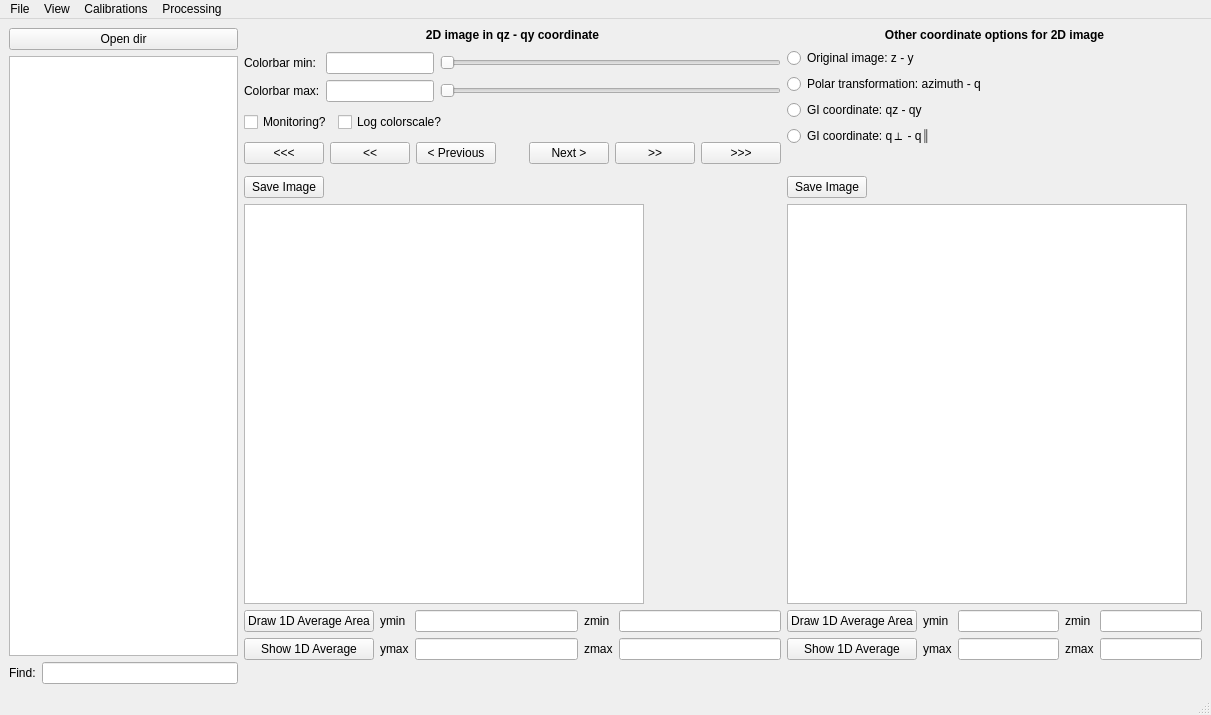
<?xml version="1.0" encoding="UTF-8"?>
<ui version="4.0">
 <class>MainWindow</class>
 <widget class="QMainWindow" name="MainWindow">
  <property name="geometry">
   <rect>
    <x>0</x>
    <y>0</y>
    <width>1211</width>
    <height>715</height>
   </rect>
  </property>
  <property name="windowTitle">
   <string>MainWindow</string>
  </property>
  <widget class="QWidget" name="centralwidget">
   <layout class="QHBoxLayout" name="horizontalLayout_2">
    <item>
     <layout class="QVBoxLayout" name="vlayout_data_list">
      <item>
       <widget class="QPushButton" name="pbutton_open">
        <property name="text">
         <string>Open dir</string>
        </property>
       </widget>
      </item>
      <item>
       <widget class="QTreeView" name="treeview_datalist"/>
      </item>
      <item>
       <layout class="QHBoxLayout" name="hlayout_find">
        <item>
         <widget class="QLabel" name="label_find">
          <property name="text">
           <string>Find:</string>
          </property>
         </widget>
        </item>
        <item>
         <widget class="QLineEdit" name="lineedit_find"/>
        </item>
       </layout>
      </item>
     </layout>
    </item>
    <item>
     <layout class="QVBoxLayout" name="vlayout_images">
      <item>
       <layout class="QGridLayout" name="glayout_left_image">
        <item row="0" column="0">
         <widget class="QLabel" name="label_left_image">
          <property name="font">
           <font>
            <weight>75</weight>
            <bold>true</bold>
           </font>
          </property>
          <property name="text">
           <string>2D image in qz - qy coordinate</string>
          </property>
          <property name="alignment">
           <set>Qt::AlignCenter</set>
          </property>
         </widget>
        </item>
        <item row="0" column="1">
         <widget class="QLabel" name="label_right_image">
          <property name="font">
           <font>
            <weight>75</weight>
            <bold>true</bold>
           </font>
          </property>
          <property name="text">
           <string>Other coordinate options for 2D image</string>
          </property>
          <property name="alignment">
           <set>Qt::AlignCenter</set>
          </property>
         </widget>
        </item>
        <item row="1" column="0">
         <layout class="QVBoxLayout" name="vlayout_left_settings">
          <item>
           <layout class="QGridLayout" name="glayout_cbar">
            <item row="0" column="0">
             <widget class="QLabel" name="label_cbar_min">
              <property name="sizePolicy">
               <sizepolicy hsizetype="Minimum" vsizetype="Preferred">
                <horstretch>0</horstretch>
                <verstretch>0</verstretch>
               </sizepolicy>
              </property>
              <property name="text">
               <string>Colorbar min:</string>
              </property>
             </widget>
            </item>
            <item row="0" column="1">
             <widget class="QLineEdit" name="lineedit_cbar_min">
              <property name="sizePolicy">
               <sizepolicy hsizetype="Preferred" vsizetype="Fixed">
                <horstretch>0</horstretch>
                <verstretch>0</verstretch>
               </sizepolicy>
              </property>
             </widget>
            </item>
            <item row="0" column="2">
             <widget class="QSlider" name="hslider_cbar_min">
              <property name="orientation">
               <enum>Qt::Horizontal</enum>
              </property>
             </widget>
            </item>
            <item row="1" column="0">
             <widget class="QLabel" name="label_cbar_max">
              <property name="sizePolicy">
               <sizepolicy hsizetype="Minimum" vsizetype="Preferred">
                <horstretch>0</horstretch>
                <verstretch>0</verstretch>
               </sizepolicy>
              </property>
              <property name="text">
               <string>Colorbar max:</string>
              </property>
             </widget>
            </item>
            <item row="1" column="1">
             <widget class="QLineEdit" name="lineedit_cbar_max">
              <property name="sizePolicy">
               <sizepolicy hsizetype="Preferred" vsizetype="Fixed">
                <horstretch>0</horstretch>
                <verstretch>0</verstretch>
               </sizepolicy>
              </property>
             </widget>
            </item>
            <item row="1" column="2">
             <widget class="QSlider" name="hslider_cbar_max">
              <property name="orientation">
               <enum>Qt::Horizontal</enum>
              </property>
             </widget>
            </item>
           </layout>
          </item>
          <item>
           <layout class="QHBoxLayout" name="hlayout_monitor_log">
            <item>
             <widget class="QCheckBox" name="cbox_monitor">
              <property name="text">
               <string>Monitoring?</string>
              </property>
             </widget>
            </item>
            <item>
             <widget class="QCheckBox" name="cbox_log">
              <property name="text">
               <string>Log colorscale?</string>
              </property>
             </widget>
            </item>
            <item>
             <spacer name="hspacer_monitor_log">
              <property name="orientation">
               <enum>Qt::Horizontal</enum>
              </property>
              <property name="sizeHint" stdset="0">
               <size>
                <width>40</width>
                <height>20</height>
               </size>
              </property>
             </spacer>
            </item>
           </layout>
          </item>
          <item>
           <layout class="QHBoxLayout" name="hlayout_browse">
            <item>
             <widget class="QPushButton" name="pbutton_previous100">
              <property name="text">
               <string>&lt;&lt;&lt;</string>
              </property>
             </widget>
            </item>
            <item>
             <widget class="QPushButton" name="pbutton_previous10">
              <property name="text">
               <string>&lt;&lt;</string>
              </property>
             </widget>
            </item>
            <item>
             <widget class="QPushButton" name="pbutton_previous">
              <property name="sizePolicy">
               <sizepolicy hsizetype="Minimum" vsizetype="Fixed">
                <horstretch>0</horstretch>
                <verstretch>0</verstretch>
               </sizepolicy>
              </property>
              <property name="text">
               <string>&lt; Previous</string>
              </property>
             </widget>
            </item>
            <item>
             <spacer name="hspacer_browse">
              <property name="orientation">
               <enum>Qt::Horizontal</enum>
              </property>
              <property name="sizeHint" stdset="0">
               <size>
                <width>40</width>
                <height>20</height>
               </size>
              </property>
             </spacer>
            </item>
            <item>
             <widget class="QPushButton" name="pbutton_next">
              <property name="text">
               <string>Next &gt;</string>
              </property>
             </widget>
            </item>
            <item>
             <widget class="QPushButton" name="pbuttoin_next10">
              <property name="text">
               <string>&gt;&gt;</string>
              </property>
             </widget>
            </item>
            <item>
             <widget class="QPushButton" name="pbutton_next100">
              <property name="text">
               <string>&gt;&gt;&gt;</string>
              </property>
             </widget>
            </item>
           </layout>
          </item>
         </layout>
        </item>
        <item row="1" column="1">
         <layout class="QVBoxLayout" name="vlayout_right_options">
          <item>
           <widget class="QRadioButton" name="rbutton_orig">
            <property name="text">
             <string>Original image: z - y</string>
            </property>
           </widget>
          </item>
          <item>
           <widget class="QRadioButton" name="rbutton_polar">
            <property name="text">
             <string>Polar transformation: azimuth - q</string>
            </property>
           </widget>
          </item>
          <item>
           <widget class="QRadioButton" name="rbutton_gi_qz_qy">
            <property name="text">
             <string>GI coordinate: qz - qy</string>
            </property>
           </widget>
          </item>
          <item>
           <widget class="QRadioButton" name="rbutton_gi_perp_para">
            <property name="text">
             <string>GI coordinate: q⊥ - q∥</string>
            </property>
           </widget>
          </item>
          <item>
           <spacer name="vspacer_right_options">
            <property name="orientation">
             <enum>Qt::Vertical</enum>
            </property>
            <property name="sizeHint" stdset="0">
             <size>
              <width>20</width>
              <height>40</height>
             </size>
            </property>
           </spacer>
          </item>
         </layout>
        </item>
        <item row="2" column="0">
         <layout class="QHBoxLayout" name="hlayout_left_save">
          <item>
           <widget class="QPushButton" name="pbutton_left_save">
            <property name="text">
             <string>Save Image</string>
            </property>
           </widget>
          </item>
          <item>
           <spacer name="hspacer_left_save">
            <property name="orientation">
             <enum>Qt::Horizontal</enum>
            </property>
            <property name="sizeHint" stdset="0">
             <size>
              <width>40</width>
              <height>20</height>
             </size>
            </property>
           </spacer>
          </item>
         </layout>
        </item>
        <item row="2" column="1">
         <layout class="QHBoxLayout" name="hlayout_right_save">
          <item>
           <widget class="QPushButton" name="pbutton_right_save">
            <property name="text">
             <string>Save Image</string>
            </property>
           </widget>
          </item>
          <item>
           <spacer name="hspacer_right_save">
            <property name="orientation">
             <enum>Qt::Horizontal</enum>
            </property>
            <property name="sizeHint" stdset="0">
             <size>
              <width>40</width>
              <height>20</height>
             </size>
            </property>
           </spacer>
          </item>
         </layout>
        </item>
        <item row="3" column="0">
         <widget class="QGraphicsView" name="graphicsview_left">
          <property name="minimumSize">
           <size>
            <width>400</width>
            <height>400</height>
           </size>
          </property>
          <property name="maximumSize">
           <size>
            <width>400</width>
            <height>400</height>
           </size>
          </property>
         </widget>
        </item>
        <item row="3" column="1">
         <widget class="QGraphicsView" name="graphicsview_right">
          <property name="minimumSize">
           <size>
            <width>400</width>
            <height>400</height>
           </size>
          </property>
          <property name="maximumSize">
           <size>
            <width>400</width>
            <height>400</height>
           </size>
          </property>
         </widget>
        </item>
        <item row="4" column="0">
         <layout class="QGridLayout" name="glayout_left_1d">
          <item row="0" column="0">
           <widget class="QPushButton" name="pbutton_left_draw">
            <property name="text">
             <string>Draw 1D Average Area</string>
            </property>
           </widget>
          </item>
          <item row="0" column="1">
           <widget class="QLabel" name="lebel_left_min1">
            <property name="text">
             <string>ymin</string>
            </property>
           </widget>
          </item>
          <item row="0" column="2">
           <widget class="QLineEdit" name="lineedit_left_min1"/>
          </item>
          <item row="0" column="3">
           <widget class="QLabel" name="label_left_min2">
            <property name="text">
             <string>zmin</string>
            </property>
           </widget>
          </item>
          <item row="0" column="4">
           <widget class="QLineEdit" name="lineedit_left_min2"/>
          </item>
          <item row="1" column="0">
           <widget class="QPushButton" name="pbutton_left_show">
            <property name="text">
             <string>Show 1D Average</string>
            </property>
           </widget>
          </item>
          <item row="1" column="1">
           <widget class="QLabel" name="label_left_max1">
            <property name="text">
             <string>ymax</string>
            </property>
           </widget>
          </item>
          <item row="1" column="2">
           <widget class="QLineEdit" name="lineedit_left_max1"/>
          </item>
          <item row="1" column="3">
           <widget class="QLabel" name="label_left_max2">
            <property name="text">
             <string>zmax</string>
            </property>
           </widget>
          </item>
          <item row="1" column="4">
           <widget class="QLineEdit" name="lineedit_left_max2"/>
          </item>
         </layout>
        </item>
        <item row="4" column="1">
         <layout class="QGridLayout" name="glayout_right_1d">
          <item row="0" column="0">
           <widget class="QPushButton" name="pbutton_right_draw">
            <property name="text">
             <string>Draw 1D Average Area</string>
            </property>
           </widget>
          </item>
          <item row="0" column="1">
           <widget class="QLabel" name="label_right_min1">
            <property name="text">
             <string>ymin</string>
            </property>
           </widget>
          </item>
          <item row="0" column="2">
           <widget class="QLineEdit" name="lineedit_right_min1"/>
          </item>
          <item row="0" column="3">
           <widget class="QLabel" name="label_right_min2">
            <property name="text">
             <string>zmin</string>
            </property>
           </widget>
          </item>
          <item row="0" column="4">
           <widget class="QLineEdit" name="lineedit_right_min2"/>
          </item>
          <item row="1" column="0">
           <widget class="QPushButton" name="pbutton_right_show">
            <property name="text">
             <string>Show 1D Average</string>
            </property>
           </widget>
          </item>
          <item row="1" column="1">
           <widget class="QLabel" name="label_right_max1">
            <property name="text">
             <string>ymax</string>
            </property>
           </widget>
          </item>
          <item row="1" column="2">
           <widget class="QLineEdit" name="lineedit_right_max1"/>
          </item>
          <item row="1" column="3">
           <widget class="QLabel" name="label_right_max2">
            <property name="text">
             <string>zmax</string>
            </property>
           </widget>
          </item>
          <item row="1" column="4">
           <widget class="QLineEdit" name="lineedit_right_max2"/>
          </item>
         </layout>
        </item>
       </layout>
      </item>
      <item>
       <spacer name="vspacer_images">
        <property name="orientation">
         <enum>Qt::Vertical</enum>
        </property>
        <property name="sizeHint" stdset="0">
         <size>
          <width>20</width>
          <height>40</height>
         </size>
        </property>
       </spacer>
      </item>
     </layout>
    </item>
   </layout>
  </widget>
  <widget class="QMenuBar" name="menubar">
   <property name="geometry">
    <rect>
     <x>0</x>
     <y>0</y>
     <width>1211</width>
     <height>21</height>
    </rect>
   </property>
   <widget class="QMenu" name="menuFile">
    <property name="title">
     <string>File</string>
    </property>
    <widget class="QMenu" name="menuUI_Preferences">
     <property name="title">
      <string>UI preferences</string>
     </property>
     <addaction name="actionSet_UI_Preferences"/>
     <addaction name="actionUse_Default_Preferences"/>
     <addaction name="actionSave_current_preferences_as"/>
    </widget>
    <addaction name="actionSave_As"/>
    <addaction name="menuUI_Preferences"/>
   </widget>
   <widget class="QMenu" name="menuView">
    <property name="title">
     <string>View</string>
    </property>
    <addaction name="actionGrid"/>
    <addaction name="actionZoom"/>
    <addaction name="actionRotate"/>
    <addaction name="actionImage_History"/>
   </widget>
   <widget class="QMenu" name="menuCalibrations">
    <property name="title">
     <string>Calibrations</string>
    </property>
    <widget class="QMenu" name="menuAuto">
     <property name="title">
      <string>Auto</string>
     </property>
     <addaction name="actionq_calibration"/>
     <addaction name="actionintensity_calibration"/>
     <addaction name="actionauto_correct_center"/>
    </widget>
    <addaction name="actionLoad"/>
    <addaction name="actionSave_current"/>
    <addaction name="actionManually_set"/>
    <addaction name="menuAuto"/>
   </widget>
   <widget class="QMenu" name="menuProcessing">
    <property name="title">
     <string>Processing</string>
    </property>
    <addaction name="actionReflectivity"/>
   </widget>
   <addaction name="menuFile"/>
   <addaction name="menuView"/>
   <addaction name="menuCalibrations"/>
   <addaction name="menuProcessing"/>
  </widget>
  <widget class="QStatusBar" name="statusbar"/>
  <action name="actionmat_file">
   <property name="text">
    <string>mat-file</string>
   </property>
  </action>
  <action name="actiontiff_file">
   <property name="text">
    <string>tiff-file</string>
   </property>
  </action>
  <action name="actionSave_As">
   <property name="text">
    <string>Save as</string>
   </property>
  </action>
  <action name="actionSet_UI_Preferences">
   <property name="text">
    <string>Set UI preferences</string>
   </property>
  </action>
  <action name="actionUse_Default_Preferences">
   <property name="text">
    <string>Use default preferences</string>
   </property>
  </action>
  <action name="actionGrid">
   <property name="text">
    <string>Grid</string>
   </property>
  </action>
  <action name="actionZoom">
   <property name="text">
    <string>Zoom</string>
   </property>
  </action>
  <action name="actionImage_History">
   <property name="text">
    <string>Image history</string>
   </property>
  </action>
  <action name="actionRotate">
   <property name="text">
    <string>Rotate</string>
   </property>
  </action>
  <action name="actionLoad">
   <property name="text">
    <string>Load last</string>
   </property>
  </action>
  <action name="actionSave_current">
   <property name="text">
    <string>Save current</string>
   </property>
  </action>
  <action name="actionManually_set">
   <property name="text">
    <string>Manually set</string>
   </property>
  </action>
  <action name="actionq_calibration">
   <property name="text">
    <string>q-calibration</string>
   </property>
  </action>
  <action name="actionintensity_calibration">
   <property name="text">
    <string>intensity-calibration</string>
   </property>
  </action>
  <action name="actionSave_current_preferences_as">
   <property name="text">
    <string>Save current preferences as</string>
   </property>
  </action>
  <action name="actionauto_correct_center">
   <property name="text">
    <string>auto-correct center</string>
   </property>
  </action>
  <action name="actionReflectivity">
   <property name="text">
    <string>Reflectivity</string>
   </property>
  </action>
 </widget>
 <resources/>
 <connections/>
</ui>
